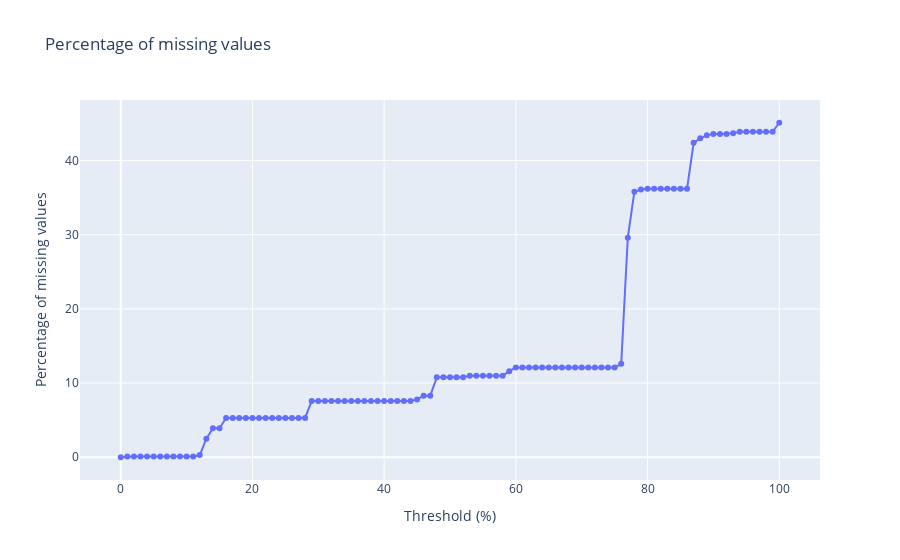

Write notebook code for a chart like this one.
### Markdown cell above
To eliminate missing values, we can start by eliminating columns with the highest number of missing values.

### Code cell
import plotly.graph_objects as go
from tqdm import tqdm

fig = go.Figure()

threshlods = list(range(101))
percentage_missing_values = []

for threshold in tqdm(threshlods):
    df_copy = df_fraud.copy()
    columns_to_drop = missing_data_stats[missing_data_stats['Missing data (%)'] > threshold].index
    df_copy.drop(columns=columns_to_drop, inplace=True)
    percentage = u.percentage_missing_values(df_copy)
    percentage_missing_values.append(percentage)

fig.add_trace(go.Scatter(x=threshlods, y=percentage_missing_values, mode='lines+markers'))
fig.update_layout(title='Percentage of missing values',
                    xaxis_title='Threshold (%)',
                    yaxis_title='Percentage of missing values')

### Figure 1 — Plotly figure (JSON) as saved in the notebook; plotly's stock layout.template omitted (floating-point values rounded to 4 significant figures)
{"data": [{"mode": "lines+markers", "type": "scatter", "x": [0, 1, 2, 3, 4, 5, 6, 7, 8, 9, 10, 11, 12, 13, 14, 15, 16, 17, 18, 19, 20, 21, 22, 23, 24, 25, 26, 27, 28, 29, 30, 31, 32, 33, 34, 35, 36, 37, 38, 39, 40, 41, 42, 43, 44, 45, 46, 47, 48, 49, 50, 51, 52, 53, 54, 55, 56, 57, 58, 59, 60, 61, 62, 63, 64, 65, 66, 67, 68, 69, 70, 71, 72, 73, 74, 75, 76, 77, 78, 79, 80, 81, 82, 83, 84, 85, 86, 87, 88, 89, 90, 91, 92, 93, 94, 95, 96, 97, 98, 99, 100], "y": [0, 0.1, 0.1, 0.1, 0.1, 0.1, 0.1, 0.1, 0.1, 0.1, 0.1, 0.1, 0.3, 2.5, 3.9, 3.9, 5.3, 5.3, 5.3, 5.3, 5.3, 5.3, 5.3, 5.3, 5.3, 5.3, 5.3, 5.3, 5.3, 7.6, 7.6, 7.6, 7.6, 7.6, 7.6, 7.6, 7.6, 7.6, 7.6, 7.6, 7.6, 7.6, 7.6, 7.6, 7.6, 7.8, 8.3, 8.3, 10.8, 10.8, 10.8, 10.8, 10.8, 11, 11, 11, 11, 11, 11, 11.6, 12.1, 12.1, 12.1, 12.1, 12.1, 12.1, 12.1, 12.1, 12.1, 12.1, 12.1, 12.1, 12.1, 12.1, 12.1, 12.1, 12.6, 29.6, 35.8, 36.1, 36.2, 36.2, 36.2, 36.2, 36.2, 36.2, 36.2, 42.4, 43, 43.4, 43.6, 43.6, 43.6, 43.7, 43.9, 43.9, 43.9, 43.9, 43.9, 43.9, 45.1]}], "layout": {"title": {"text": "Percentage of missing values"}, "xaxis": {"title": {"text": "Threshold (%)"}}, "yaxis": {"title": {"text": "Percentage of missing values"}}}}
